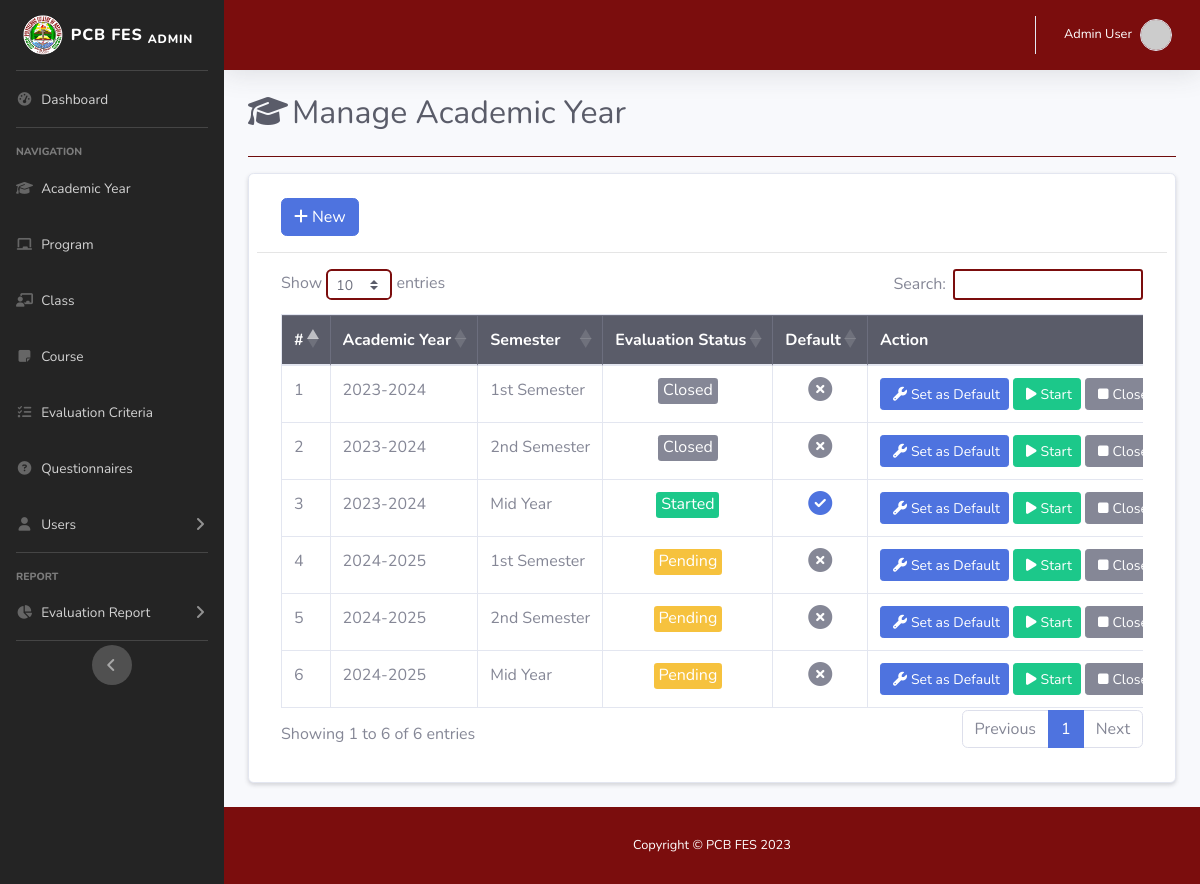
/admin/acad_yr.php (signed in), run on the app's committed database.
### tables this page shows
CREATE TABLE `acad_yr_tbl` (
  `acad_id` int(11) NOT NULL,
  `year_start` year(4) NOT NULL,
  `year_end` year(4) NOT NULL,
  `semester` int(11) NOT NULL,
  `status` varchar(50) NOT NULL,
  `is_default` varchar(5) NOT NULL
);

### admin/acad_yr.php (the view, shortened to what this page needs)
<!DOCTYPE html>
<html lang="en">
<head>
    <link rel="stylesheet" href="https://stackpath.bootstrapcdn.com/bootstrap/4.2.1/css/bootstrap.min.css">
    <link rel="stylesheet" href="https://cdn.datatables.net/1.10.18/css/dataTables.bootstrap4.min.css">
    <link href="../assets/vendor/fontawesome-free/css/all.min.css" rel="stylesheet" type="text/css">
    <link href="../assets/css/sb-admin-2.min.css" rel="stylesheet">
    <link href="../assets/css/custom.css" rel="stylesheet">
    <link rel="stylesheet" href="https://cdn.jsdelivr.net/npm/@sweetalert2/theme-borderless@5/borderless.css" />
</head>
<body id="page-top">
    <div id="wrapper">
            <?php include 'sidebar.php'; ?>
        <div id="content-wrapper" class="d-flex flex-column">
            <div id="content">
                    <?php include 'topbar.php'; ?>
                <div class="container-fluid justify-content-center">
                    <div class="d-sm-flex align-items-center justify-content-between mb-4">
                        <h1 class="h2 mb-0 text-gray-800"> <i class="fas fa-fw fa-graduation-cap mr-1"></i>Manage Academic Year</h1>
                    </div>
                    <hr class="mb-3 bg-white1">
<div class="container card p-2 mb-4 shadow-sm">
    <div class="row">
        <div class="col-12 col-md-12">
            <div class="container mb-3 mt-3">
                <a href="#addnew" data-toggle="modal" class="btn btn-primary"><i class="fa-solid fa-plus mr-1"></i>New</a>
            </div>
            <hr>
            <div class="container mb-4">
                <table id="myTable" class="table table-bordered nowrap" style="width:100%">
                    <thead class="table-dark">
                        <th>#</th>
                        <th>Academic Year</th>
                        <th>Semester</th>
                        <th>Evaluation Status</th>
                        <th>Default</th>
                        <th>Action</th>
                    </thead>
                    <tbody>
                        <?php
                            require '../db/dbconn.php';
                            $sql = "SELECT * FROM acad_yr_tbl ORDER BY year_start ASC";
                            $num = 1;
                            $query = mysqli_query($conn, $sql);
                            while($row = mysqli_fetch_assoc($query)){
                                if ($row['status'] == "started") {
                                    $status = "<td><div class='row'><div class='col text-center'><span class='badge badge-success rounded-sm badge-lg'><span class='h6'>".ucfirst($row['status'])."</span></span></div></div></td>";
                                }else if ($row['status'] == "pending"){
                                    $status = "<td><div class='row'><div class='col text-center'><span class='badge badge-warning rounded-sm badge-lg'><span class='h6'>".ucfirst($row['status'])."</span></span></div></div></td>";
                                }else{
                                    $status = "<td><div class='row'><div class='col text-center'><span class='badge badge-secondary rounded-sm badge-lg'><span class='h6'>".ucfirst($row['status'])."</span></span></div></div></td>";
                                }
                                if ($row['semester'] == 1) {
                                    $semester = "1st Semester";
                                } else if ($row['semester'] == 2){
                                    $semester = "2nd Semester";
                                } else{
                                    $semester = "Mid Year";
                                }
                                if ($row['is_default'] == "yes") {
                                    $is_default = "<div class='row'><div class='col text-center'><i class='fa-solid fa-circle-check text-primary fa-xl'></i></div></div>";
                                } else{
                                    $is_default = "<div class='row'><div class='col text-center'><i class='fa-solid fa-circle-xmark fa-xl'></i></div></div>";
                                }
                                echo
                                "<tr>
                                    <td>".$num."</td>
                                    <td>".$row['year_start']. "-" .$row['year_end']."</td>
                                    <td>".$semester."</td>
                                   $status
                                   <td>".$is_default."</td>
                                    <td>
                                        <a href='#set_default".$row['acad_id']."' class='btn btn-primary btn-sm' data-toggle='modal'><i class='fa fa-wrench m-1'></i>Set as Default</a>
                                        <a href='#start_".$row['acad_id']."' class='btn btn-success btn-sm' data-toggle='modal'><i class='fa fa-play m-1'></i>Start</a>
                                        <a href='#stop_".$row['acad_id']."' class='btn btn-secondary btn-sm' data-toggle='modal'><i class='fa fa-stop m-1'></i>Close</a>
                                    </td>
                                </tr>";
                            $num++;}
                        ?>
                    </tbody>
                </table>
            </div>
        </div>
    </div>
</div>
                </div>
            </div>
            <?php include 'footer.php'; ?>
        </div>
    </div>
</body>
</html>

### assets/css/custom.css (style rules this page uses)
.bg-white1 { background-color: #7b0d0d; }

### data on the page
acad_yr_tbl: year_start "2023", year_end "2024", semester "1st Semester", status "Closed", is_default "no" (drawn)
acad_yr_tbl: year_start "2023", year_end "2024", semester "2nd Semester", status "Closed", is_default "no" (drawn)
acad_yr_tbl: year_start "2023", year_end "2024", semester "Mid Year", status "Started", is_default "yes" (drawn)
acad_yr_tbl: year_start "2024", year_end "2025", semester "1st Semester", status "Pending", is_default "no" (drawn)
acad_yr_tbl: year_start "2024", year_end "2025", semester "2nd Semester", status "Pending", is_default "no" (drawn)
acad_yr_tbl: year_start "2024", year_end "2025", semester "Mid Year", status "Pending", is_default "no" (drawn)

### other printed values
$name "Admin User"
